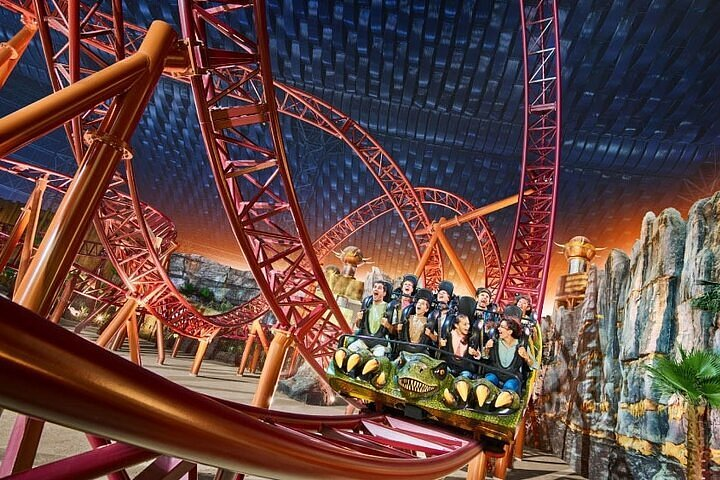
#> input picture grayscale img/caption.jpg, 720 x 480 px
$ python main.py
#> lines starting #> are read from the running program, lines starting #| are printed output that depends on the picture
import cv2

image = cv2.imread('caption.jpg')
#> image is the input picture: shape (480, 720, 3); mean B, G, R 66.6, 70.3, 99.1

gray_image = cv2.cvtColor(image, cv2.COLOR_BGR2GRAY)
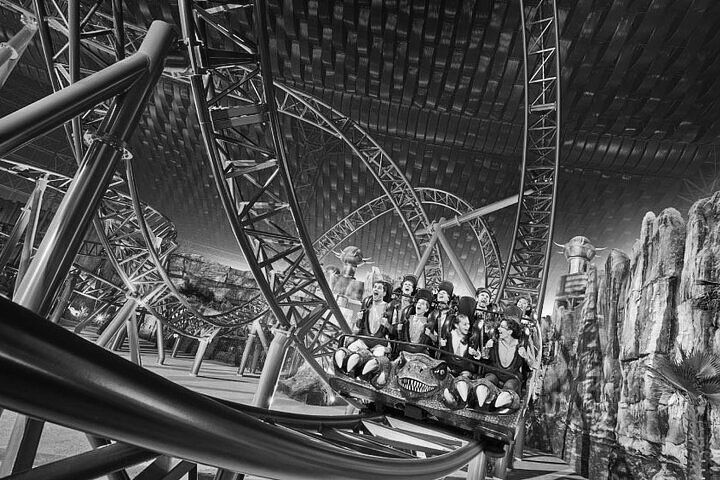
#> gray_image: shape (480, 720); min 0, max 254, mean 78.5

resized_image = cv2.resize(gray_image, (450, 450))
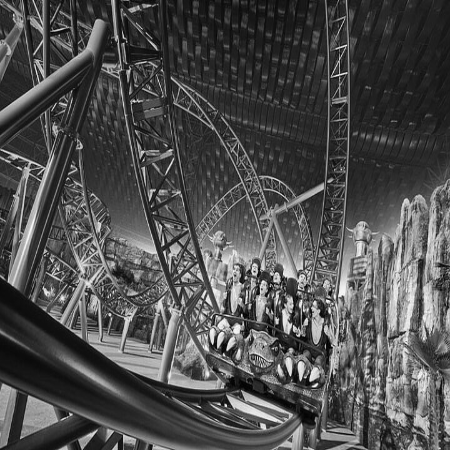
#> resized_image: shape (450, 450); min 1, max 250, mean 78.4

cv2.imshow('Processed Image', resized_image)

key = cv2.waitKey(0)
#> (key Esc is pressed here)

if key == ord('s'):
    cv2.imwrite('grayscale_resized_image.jpg', resized_image)

    print(" Image saved as grayscale_resized_image.jpg ")

else:

    print("Image not saved")

cv2.destroyAllWindows()

print(f"Processed Image Dimensions: {resized_image.shape}")
#| Processed Image Dimensions: (450, 450)
